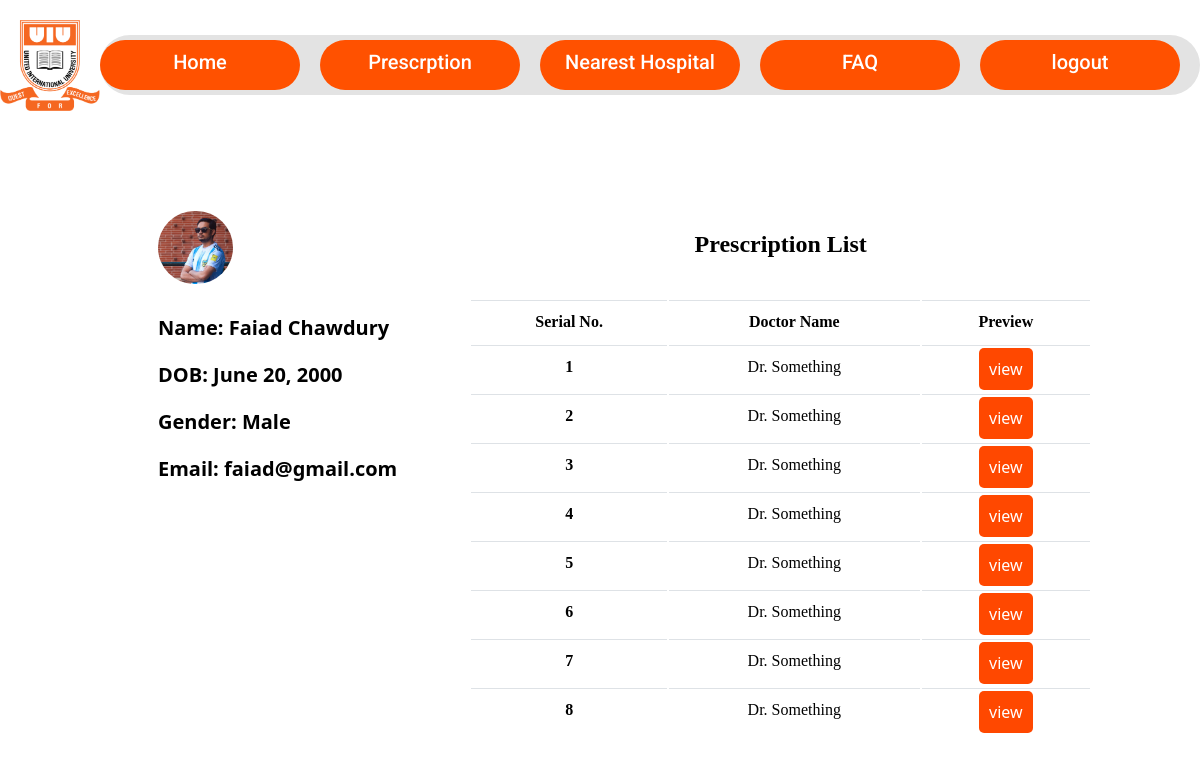
Screenshot of /patient/prescriptionlist/ (signed in) with the database file from the repository.
### Users/models.py (models this page shows, shortened)
class Person(models.Model):
    class UserType(models.TextChoices):
        PATIENT = 'Patient', 'Patient'
        DOCTOR = 'Doctor', 'Doctor'
    class Dpartments(models.TextChoices):
        CSE = 'CSE', 'Computer Science & Engineering'
        EEE = 'EEE', 'Electrial & Electronics Engineering'
        CE = 'CE', 'Civil  Engineering'
        DS = 'DS', 'Data Science and Analytics'
        AD = 'AD', 'Admin'
    class Gender(models.TextChoices):
        MALE = 'Male', 'Male'
        FEMALE = 'Female', 'Female'
    username = models.CharField(max_length=100, unique=True, primary_key=True)
    password = models.CharField(max_length=50)
    first_name = models.CharField(max_length=30)
    last_name = models.CharField(max_length=30)
    email = models.EmailField(unique=True,null=True)
    userprofileimage = models.ImageField(upload_to="profile")
    dob = models.DateField(null=True, blank=True)
    department = models.CharField(max_length=4, choices=Dpartments.choices)
    usertype  = models.CharField(max_length=7, choices=UserType.choices)
    gender = models.CharField(max_length=7, choices=Gender.choices)

### doctor/models.py (models this page shows)
class Prescription(models.Model):
    patient = models.ForeignKey(Person, on_delete=models.CASCADE, related_name='patient_fk')
    doctor = models.ForeignKey(Person, on_delete=models.CASCADE, related_name='doctor_fk')
    symptoms = models.TextField(default="None")
    diagnosis = models.TextField(default="None")
    drug = models.TextField(default="None")
    test = models.TextField(default="None")
    date = models.DateTimeField(default=timezone.now)

### patient/views.py (the view)
# urls.py: path('prescriptionlist/',prescriptionlist, name='prescriptionlist'),
def prescriptionlist(request):
    if not request.session.get('username'):
        return redirect('index')
    person = Person.objects.get(username=request.session.get('username'))
    prescription = Prescription.objects.filter(patient=person).order_by('id')
    print(person.username)
    if person:
        return render(request, 'prescriptionlist.html', context={"person": person,"prescriptions":prescription})
    else:
        return redirect("patient-home")

### patient/templates/prescriptionlist.html (shortened to what this page needs)
{% extends "base.html" %}
{% block css %}
{% load static %}
    {% load django_template_maths %}
    <link rel="stylesheet" href="{% static 'prescriptionlist.css' %}">
{% endblock %}
{% block content %}
    <div class="body-content">
        <div class="left-side">
            <img src="/media/{{person.userprofileimage}}" alt="">
            <p>Name: {{ person.first_name}} {{person.last_name }}</p>
            <p>DOB: {{ person.dob }}</p>
            <p>Gender: {{ person.gender }}</p>
            <p>Email: {{ person.email }}</p>
        </div>
        <div class="right-side">
            <div class="search">
                <h2>Prescription List</h2>
            </div>
            <div class="appoint-list">
                <table class="table">
                    <tr>
                        <th scope="col">Serial No.</th>
                        <th scope="col">Doctor Name</th>
                        <th scope="col">Preview</th>
                    </tr>
                    {% for prescription in prescriptions %}
                    <tr>
                        <th scope="row">{{forloop.counter}}</th>
                        <td>{{prescription.doctor.first_name}} {{prescription.doctor.last_name}}</td>
                        <td><a href="{% url 'viewprescription' prescription.id %}" style="width: 90px;padding: 10px 10px 10px 10px; height: 20px; background: rgb(255, 72, 0); color: #FFF; text-decoration: none; border-radius: 5px; font-family: system-ui, -apple-system, BlinkMacSystemFont, 'Segoe UI', Roboto, Oxygen, Ubuntu, Cantarell, 'Open Sans', 'Helvetica Neue', sans-serif;
                            ">view</a></td>
                    </tr>
                    {% endfor %}
                </table>
            </div>
        </div>
    </div>
{% endblock %}

### patient/static/prescriptionlist.css (style rules this page uses)
.body-content { display: flex; flex-direction: row; margin-left: 150px; margin-right: 100px; margin-top: 100px; }
.left-side { flex: 1; display: flex; flex-direction: column; }
.right-side { flex: 2; display: flex; flex-direction: column }
.left-side img { border-radius: 100px; width: 24%; margin-bottom: 30px; }
.left-side p { margin-top: 0; margin-left: 0; font-size: 20px; font-family: system-ui, -apple-system, BlinkMacSystemFont, 'Segoe UI', Roboto, Oxygen, Ubuntu, Cantarell, 'Open Sans', 'Helvetica Neue', sans-serif; font-weight: 700; }
.table { width:100%; max-width:100%; margin-bottom:1rem; background-color:transparent }
.table td,.table th { padding:.75rem; vertical-align:top; border-top:1px solid #dee2e6 }
td { text-align: center; }
.search { display: flex; justify-content: center; margin-bottom: 20px; }

### rows the page displays
Person: userprofileimage (picture), first_name "Faiad", last_name "Chawdury", dob "June 20, 2000", gender "Male", email "faiad@gmail.com"
Prescription: doctor.first_name "Dr.", doctor.last_name "Something"
Prescription: doctor.first_name "Dr.", doctor.last_name "Something"
Prescription: doctor.first_name "Dr.", doctor.last_name "Something"
Prescription: doctor.first_name "Dr.", doctor.last_name "Something"
Prescription: doctor.first_name "Dr.", doctor.last_name "Something"
Prescription: doctor.first_name "Dr.", doctor.last_name "Something"
Prescription: doctor.first_name "Dr.", doctor.last_name "Something"
Prescription: doctor.first_name "Dr.", doctor.last_name "Something"
